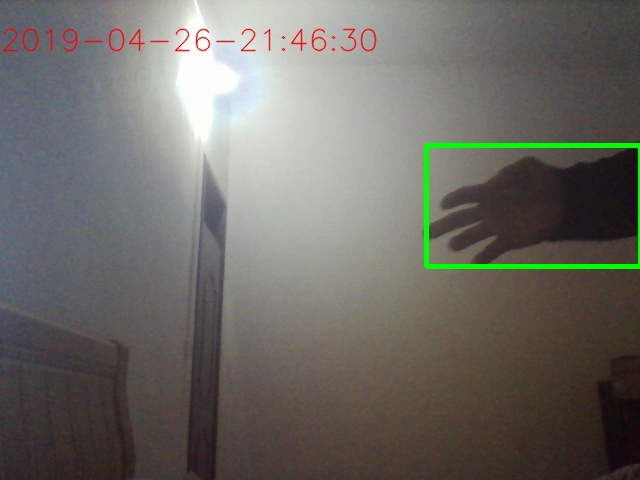
#> input picture Opencv-Python/motion_detector/image/2019-04-26 21_46_28.jpg, 640 x 480 px, given in place of the camera
$ python '摄像头实现人员活动检测.py'
#> lines starting #> are read from the running program, lines starting #| are printed output that depends on the picture
# _*_ coding: utf-8 _*_
# @Time     : 2019/8/14 11:14
# @Author   : Ole211
# @Site     :
# @File     : 摄像头实现人员活动检测.py
# @Software : PyCharm

import cv2
import time
import random

cap = cv2.VideoCapture(0)
fps = 24
pre_frame = None

time.sleep(2)
while (1):
    start = time.time()
    ret, frame = cap.read()
#> frame is the input picture: shape (480, 640, 3); mean B, G, R 101.7, 106.8, 109.4
    frame = cv2.flip(frame, 1)
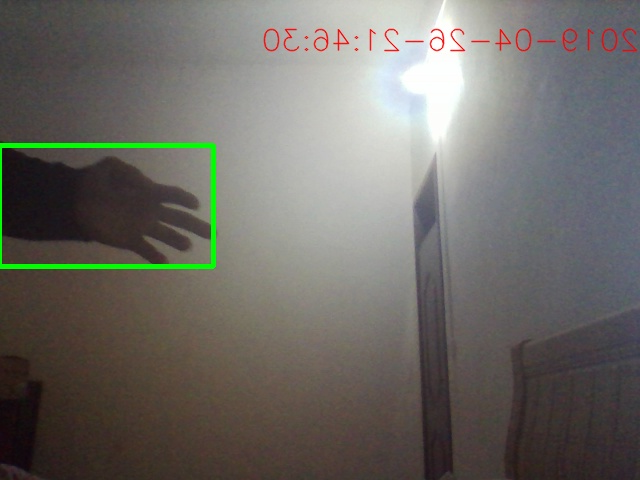
#> frame: shape (480, 640, 3); mean B, G, R 101.7, 106.8, 109.4
    gray_img = cv2.cvtColor(frame, cv2.COLOR_BGR2GRAY)
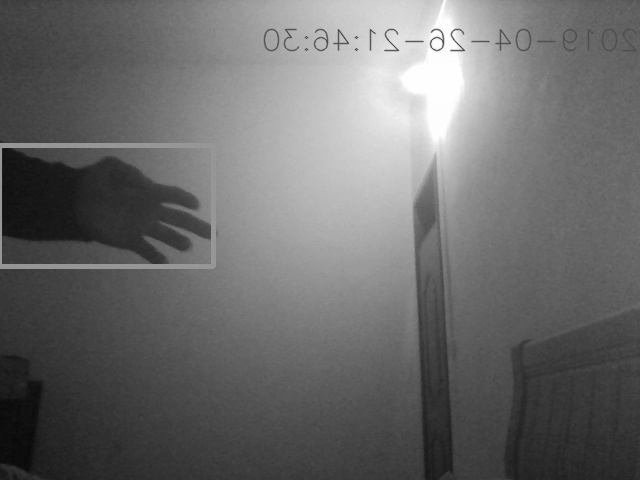
#> gray_img: shape (480, 640); min 8, max 255, mean 107

    if not ret:
        print('打开视频失败')
        break
    end = time.time()
    seconds = end - start
    if seconds < 1.0 / fps:
        time.sleep(1.0 / fps - seconds)
    gray_img = cv2.GaussianBlur(gray_img, (21, 21), 0)

    if pre_frame is None:
        pre_frame = gray_img
    else:
        img_detal = cv2.absdiff(pre_frame, gray_img)
        thresh = cv2.threshold(img_detal, 30, 255, cv2.THRESH_BINARY)[1]
        thresh = cv2.dilate(thresh, None, iterations=2)
        # 注：
        # opencv2 返回两个值：contours, hierarchy
        # opencv3 会返回三个值分别是img, contours, hierarchy
        contours, hierarchy = cv2.findContours(thresh.copy(), cv2.RETR_EXTERNAL, cv2.CHAIN_APPROX_SIMPLE)
        length = len(contours)
        if length > 0:
            contours = sorted(contours, key=cv2.contourArea, reverse = True)
            cnt = contours[0]
            hull_temp = cv2.convexHull(cnt)
            cv2.drawContours(frame, [cnt], 0, (255, 0, 0), 2)
            hull = cv2.convexHull(cnt, returnPoints=False)
            defects = cv2.convexityDefects(cnt, hull)
            for i in range(defects.shape[0]):
                s, e, f, d = defects[i, 0]
                start = tuple(cnt[s][0])
                end = tuple(cnt[e][0])
                far = tuple(cnt[f][0])
                cv2.line(frame, start, end, [0, 0, 255], 2)
                cv2.circle(frame, far, 6, [0, 255, 255], -1)
                print(start, end, far, d)


        # for c in contours:
        #     if cv2.contourArea(c) < 10000:
        #         continue
        #     else:
        #         # 画出矩形
        #         x, y, w, h = cv2.boundingRect(c)
        #         cv2.rectangle(frame, (x, y), (x + w, y + h), (0, 255, 0), 3)
        #         # 画出线条轮廓
        #         cv2.drawContours(frame, c, -1, (0, 255, 255), 3)
        #         # 保存图像
        #         # print('something~~')
        #         # Time = time.strftime('%Y-%m-%d-%H-%M-%Sq', time.localtime(time.time()))
        #         # cv2.imwrite('./image/'+'JC'+Time+'.jpg', frame)
        cv2.imshow('img_delta', thresh)
        cv2.imshow('result', frame)

    # pre_frame = gray_img
    if cv2.waitKey(20) & 0xFF == ord('q'):
#> (key q is pressed here)
        break
cap.release()
cv2.destroyAllWindows()

$ run again, on Opencv-Python/motion_detector/image/2019-04-26 21_46_40.jpg
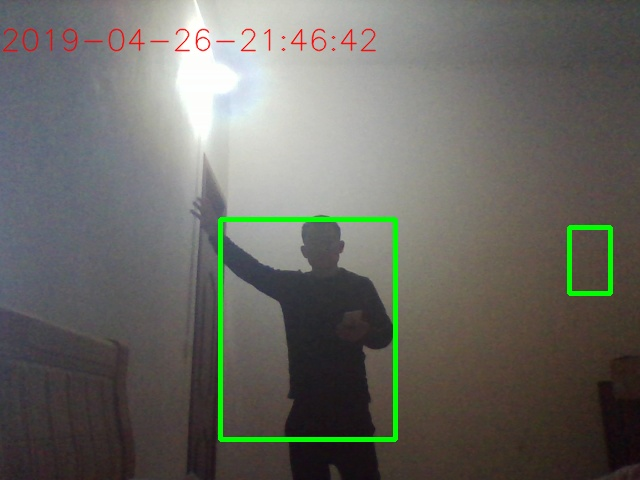
#> input picture Opencv-Python/motion_detector/image/2019-04-26 21_46_40.jpg, 640 x 480 px, given in place of the camera
#> frame is the input picture: shape (480, 640, 3); mean B, G, R 99, 105.4, 105.5
#> `frame = cv2.flip(frame, 1)`:
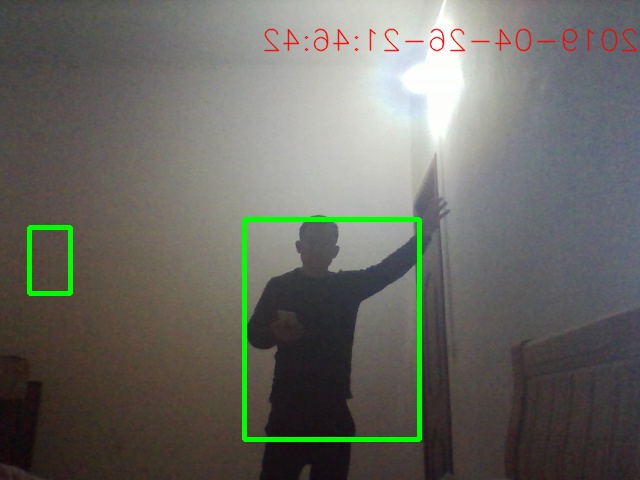
#> frame: shape (480, 640, 3); mean B, G, R 99, 105.4, 105.5
#> `gray_img = cv2.cvtColor(frame, cv2.COLOR_BGR2GRAY)`:
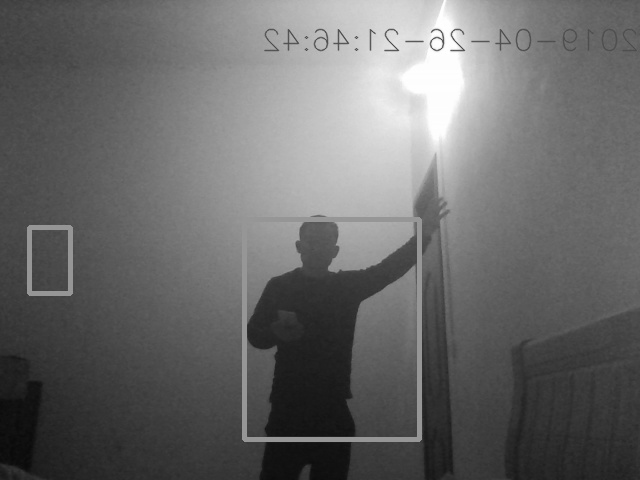
#> gray_img: shape (480, 640); min 10, max 255, mean 104.7

$ run again, on Opencv-Python/motion_detector/image/2019-04-26 21_49_09.jpg
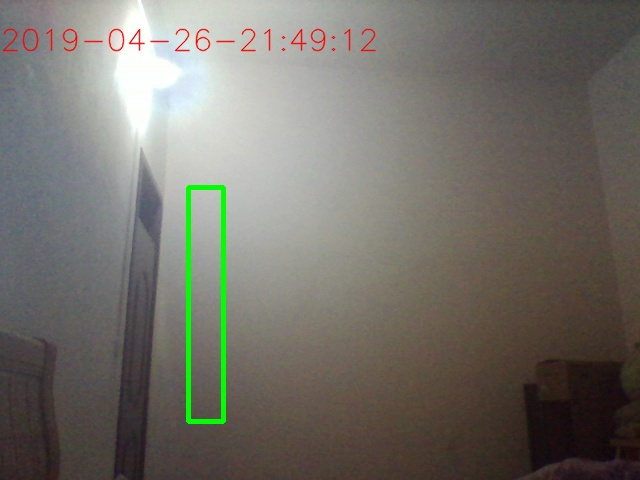
#> input picture Opencv-Python/motion_detector/image/2019-04-26 21_49_09.jpg, 640 x 480 px, given in place of the camera
#> frame is the input picture: shape (480, 640, 3); mean B, G, R 105.1, 112.4, 115.5
#> `frame = cv2.flip(frame, 1)`:
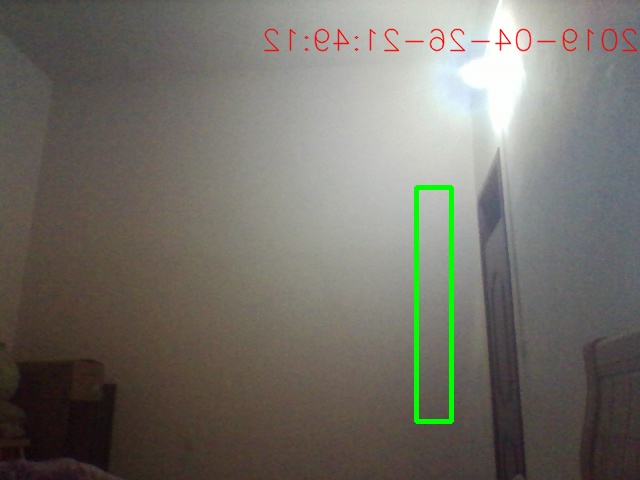
#> frame: shape (480, 640, 3); mean B, G, R 105.1, 112.4, 115.5
#> `gray_img = cv2.cvtColor(frame, cv2.COLOR_BGR2GRAY)`:
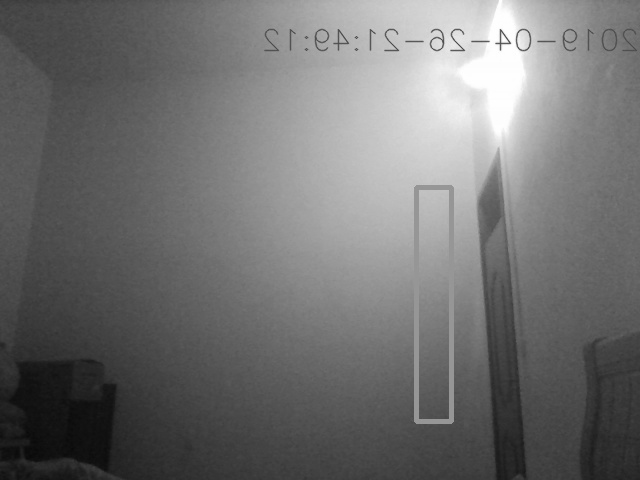
#> gray_img: shape (480, 640); min 9, max 255, mean 112.5
